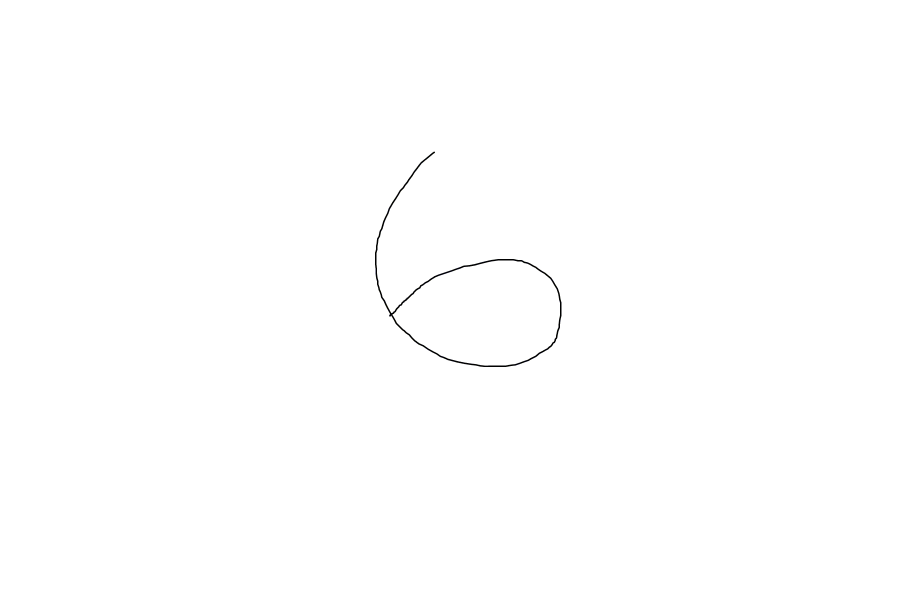
%> input picture matlab_scripts/test_bmps/example.bmp, 1800 x 1200 px (shown at 1/2 size)
$ octave uart_to_pico_d2.m   (GNU Octave 9; MATLAB toolbox functions it lacks are replaced by stand-ins)
%> lines starting %> are read from the running program, lines starting %| are printed output that depends on the picture
clear; close all;

% load pre-trained weights
load("weights.mat");
% import bitmap
A = imread("test_bmps\example.bmp", "bmp");
%> A: size 1200x1800 uint8; min 0, max 255, mean 254.6

% view image
imagesc(A)
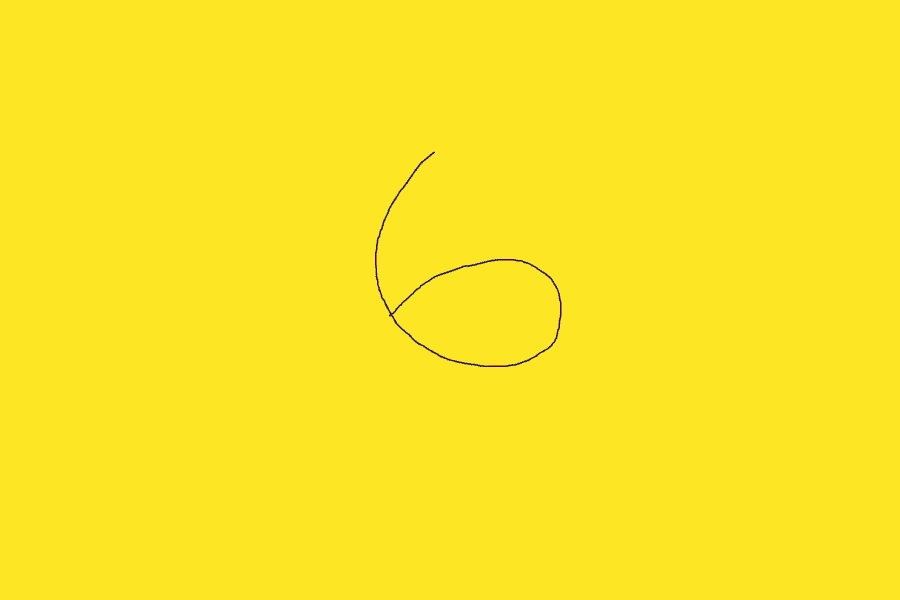
%> displayed picture: size 1200x1800x3, on the screen's scale of 0 to 255 (shown at 1/2 size); mean R, G, B 252.6, 230.6, 37.1
% pooling to get desried size of 20*20
[row, col] = size(A);
%> row = 1200; col = 1800
M = 20;
N = 20;

% there are 2 digits (split bmp vertically down the middle)
% memory for binarized 20x20
output1 = zeros(M, N);
output2 = zeros(M,N);

% pooling parameters
pool_h = row/M;
%> pool_h = 60
pool_w = (col/N)/2;
%> pool_w = 45

% split image into two
A1 = A(:,1:col/2);
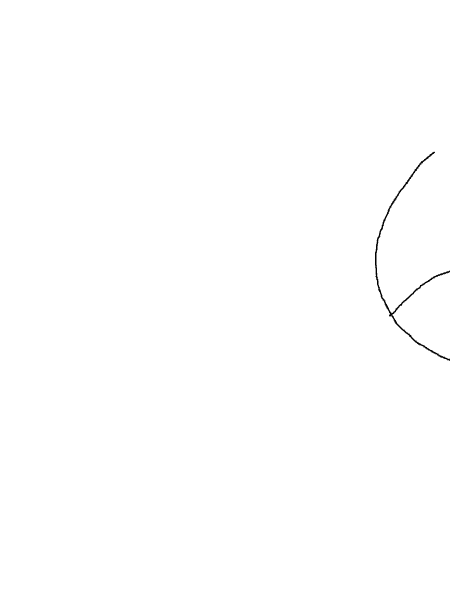
%> A1: size 1200x900 uint8 (shown at 1/2 size); min 0, max 255, mean 254.5
A2 = A(:,col/2+1:end);
imagesc(A1)
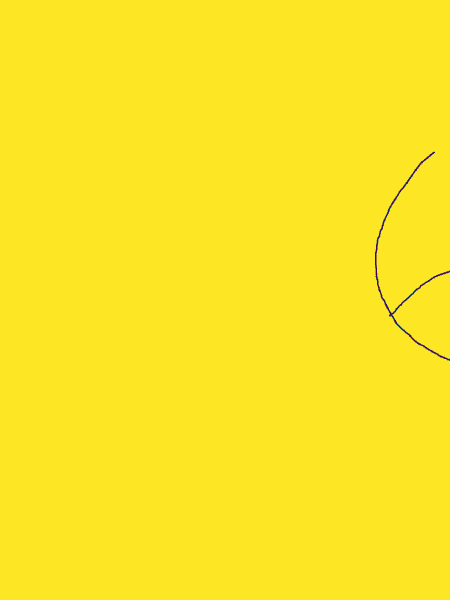
%> displayed picture: size 1200x900x3, on the screen's scale of 0 to 255 (shown at 1/2 size); mean R, G, B 252.6, 230.6, 37.1
imagesc(A2)
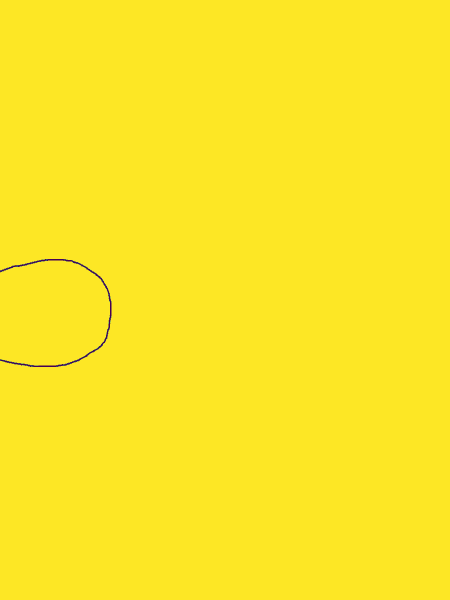
%> displayed picture: size 1200x900x3, on the screen's scale of 0 to 255 (shown at 1/2 size); mean R, G, B 252.7, 230.6, 37.1

% pooling
for i = 1:M
    for j = 1:N
        tile_h_range = (i-1)*pool_h + (1:pool_h);
        tile_w_range = (j-1)*pool_w + (1:pool_w);
        tile = A1(tile_h_range , tile_w_range);
        % write to pooled cell
        output1(i, j) = min(tile, [], 'all');

        tile = A2(tile_h_range, tile_w_range);
        output2(i,j) = min(tile, [], 'all');
    end
end

% imagesc(output) %uncomment to see pooled image

% binarize output
digit_index = output1 ~= 255;
space_index = output1 == 255;
output1(digit_index) = 1;
output1(space_index) = 0;

digit_index = output2 ~= 255;
space_index = output2 == 255;
output2(digit_index) = 1;
output2(space_index) = 0;


% feed output into modele for prediciton
output1 = reshape(output1, 1, []);
%> output1 = 400 values, max 1 at index 328, min 0 at index 1, mean 0.0425
output2 = reshape(output2, 1, []);
%> output2 = 400 values, max 1 at index 9, min 0 at index 1, mean 0.04

% predict digit
%> (the run ends here)
